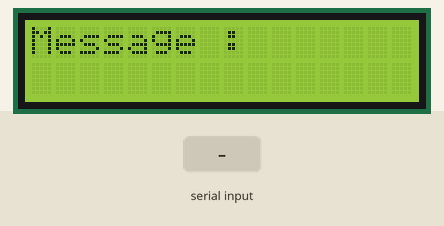
Simulated run of this sketch. Board: Arduino Uno, built with avr-gcc and run on an emulated ATmega328P. Shown: 16×2 character LCD. The inputs (shaded band) are chosen by the test bench.

Above: at 1.2 s.
1.3 s: "1" received over Serial
At 2.2 s:
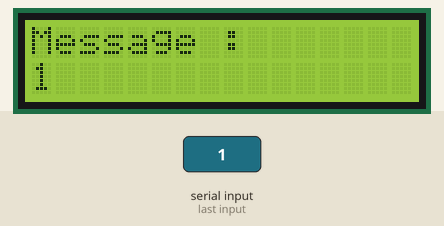
2.8 s: "0" received over Serial
At 3.4 s:
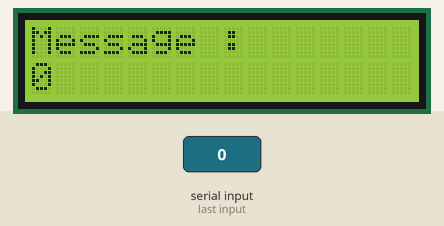
4.3 s: "2" received over Serial
At 5.7 s:
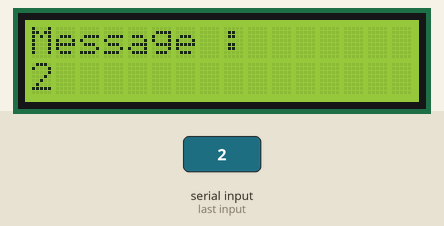
Timing chart, 0 to 7.3 s (numbered marks = the images above; inputs shaded):
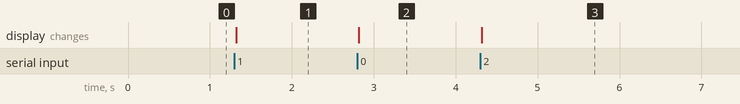

The sketch:

Arduino_BlueToothDebug.ino
```cpp
#include <Wire.h>
#include <LiquidCrystal_I2C.h>

LiquidCrystal_I2C lcd(0x27, 16, 2);

void setup()
{
    lcd.init();
    lcd.backlight();
    Serial.begin(9600);

    lcd.setCursor(0,0);
    lcd.print("Message :");
}

void loop()
{
    getMessage();
}

void getMessage(){
    String message = "";

    while( Serial.available() > 0 ){
      clearALine(1);// clear the contents of the last transmission that on the screen
       message += (char)Serial.read();
    }
    lcd.setCursor(0,1);
    lcd.print(message);

    Serial.flush();// clear the cache of bluetooth
}

void clearALine(int lineNumber){
 lcd.setCursor(0,lineNumber);
 lcd.print("                ");// sixteen blank
}
```

Measured:
- after the input at 1.3 s, the display: changes at once (image 1)
- after the input at 2.8 s, the display: changes at once (image 2)
- after the input at 4.3 s, the display: changes at once (image 3)
